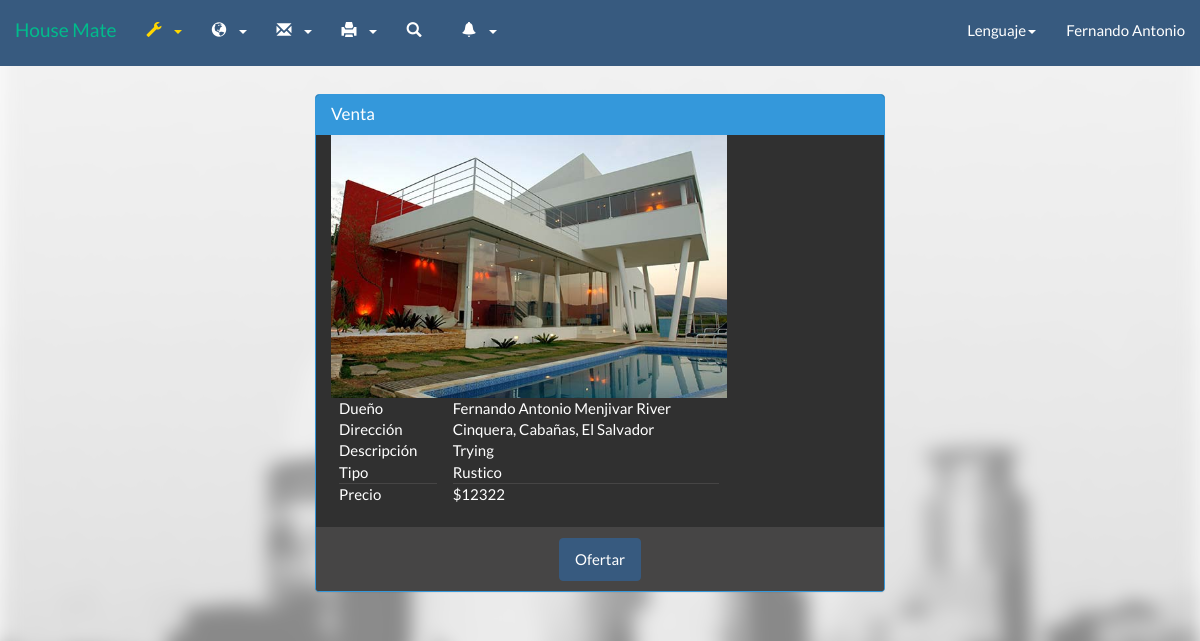
Before: /HouseMate2_2/inmueble.php?IdInmueble=2&tip=1 (signed in) with the older database file.
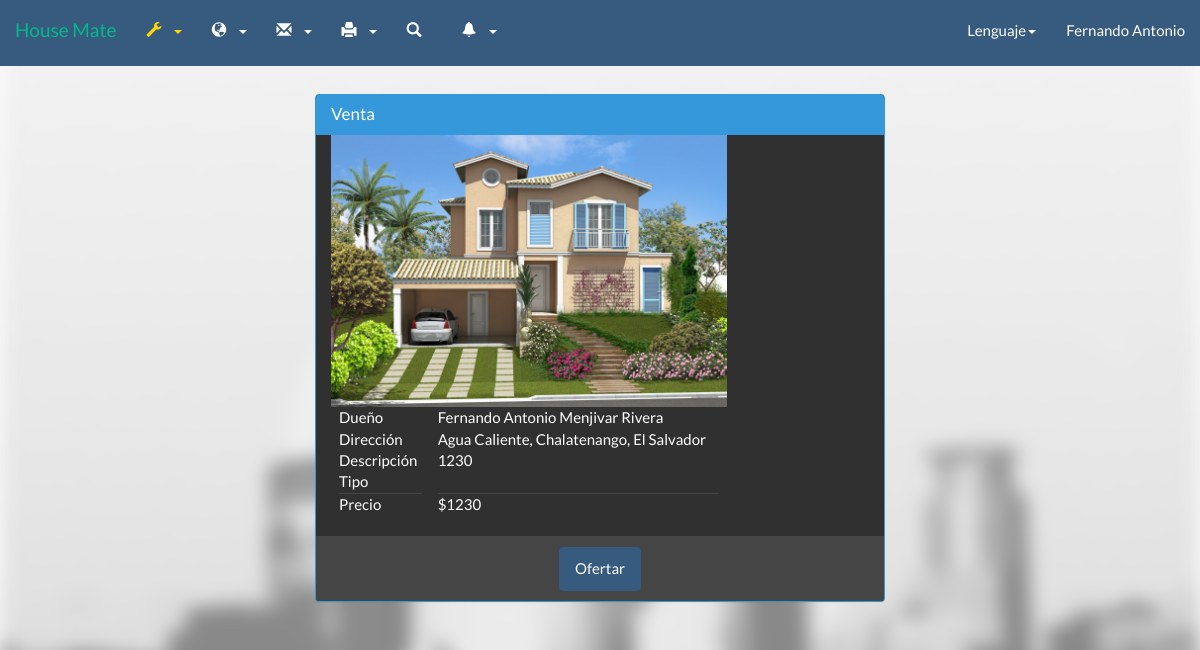
After: the same page with the newer database file.
### tables this page shows
CREATE TABLE IF NOT EXISTS `inmueble` (
  `IdInmueble` varchar(5) NOT NULL,
  `Dueno` varchar(5) DEFAULT NULL,
  `Direccion` varchar(140) NOT NULL,
  `Descripcion` varchar(140) NOT NULL,
  `VentaRenta` int(1) NOT NULL,
  `Tipopropiedad` int(1) NOT NULL,
  `Precio` varchar(20) NOT NULL,
  `Imagen` varchar(100) NOT NULL,
  `DescDire` text,
  `estado` varchar(1) NOT NULL,
  `areadeterreno` varchar(15) NOT NULL,
  `areadeconstruc` varchar(15) NOT NULL,
  `aprovado` varchar(1) NOT NULL,
  `age` varchar(2) NOT NULL,
  `valuo1` varchar(15) NOT NULL,
  `valuo2` varchar(15) NOT NULL,
  `total` varchar(20) NOT NULL,
  `remaining` varchar(2) NOT NULL
);

CREATE TABLE IF NOT EXISTS `tbusuario` (
  `idUsuario` varchar(5) NOT NULL DEFAULT '',
  `nombre` varchar(20) DEFAULT NULL,
  `apellido` varchar(20) DEFAULT NULL,
  `fechanac` date NOT NULL,
  `correo` varchar(50) DEFAULT NULL,
  `usuario` varchar(20) DEFAULT NULL,
  `contra` varchar(20) DEFAULT NULL,
  `tipo` int(1) DEFAULT NULL,
  `image` varchar(50) DEFAULT NULL
);

### HouseMate2_2/Call/Lenguaje/Idiomas/langes.php (called while the page is built, shortened)
<?php
$lang = array();
$lang['denor'] = "Resultado :";
$lang['Constr'] ="Construcción";
$lang['lot'] = "Lote";
$lang['lotvalue'] = "Valor de lote";
$lang['builvalue'] = "Valor construcción";
$lang['VU'] = "Valor unitario";
$lang['FE'] = "Estado de conservación";
$lang['FD'] = "Factor depreciación";
$lang['VNR'] = "Valor neto";
$lang['VNR'] = "Valor neto nuevo";
$lang['FFU'] = "Factor funcionalidad";
$lang['VUR'] = "Vida útil remanente";
$lang['ValuoR'] = "Valuar inmueble";
$lang['Valuo'] = "Valuar";
$lang['agev'] = "Vida útil";
$lang['ages'] = "Age";
$lang['age'] = "Edad de construcción";
$lang['NoTa'] = "Tags normales";
$lang['NoTa2'] = "Tags extras";
$lang['are'] = "Área";
$lang['area1'] = "Área de terreno";
$lang['area2'] = "Área construcción";
$lang['esta1'] = "Nuevo";
$lang['esta2'] = "Bueno";
$lang['esta3'] = "Medio";
$lang['esta4'] = "Regular";
$lang['esta5'] = "Reparaciones sencillas";
$lang['esta6'] = "Reparaciones medias";
$lang['esta7'] = "Reparaciones importantes";
$lang['esta8'] = "Reparaciones cruciales";
$lang['esta9'] = "En desecho";
$lang['esta10'] = "Inrreversible";
$lang['ME'] = "Modifciar empresa";
$lang['Titulo'] = "Título";
$lang['TY'] = "No puedes repetir un título";
$lang['Request'] = "Solicitar";
$lang['Start'] = "Inicio";
$lang['Anuncios'] = "Anuncio";
$lang['UpgradeM'] = "Mejorar";
$lang['accept'] = "Aceptar";
$lang['No'] = "Rechazar";
$lang['mensaje'] = "Mensaje";
$lang['YTE'] = "Ya tiene una empresa";
$lang['TE'] = "Tiene una empresa";
$lang['Need'] = "No tengo cuenta";
$lang['Page_title'] = 'House Mate';
$lang['Cuenta'] = 'Registrarse';
$lang['Acerca'] = 'Acerca de';
$lang['Config'] = 'Configuración';
$lang['Informacion'] = 'Información';
$lang['Solicitud'] = "Solicitud";
$lang['Status'] = "Estado";
$lang['aprovado'] = "Aprovado";
$lang['naprovado'] = "No aprovado";
$lang['compose'] = "Enviar";
$lang['nocuentaop'] = "Para poder acceder a estas funciones debes mejorar tu cuenta";
$lang['Aqui'] = "Aqui!!";
$lang['new-empresa'] = " esta interesado en ti";
$lang['res-empresa'] = "Solicitudes de empresas";
?>

### HouseMate2_2/inmueble.php (the view, shortened to what the changed rows need)
<!DOCTYPE HTML>
<?php
require ("Call/Lenguaje/lenguaje.php");
?>
<html>
<head>
   <?php
    include "Call/spr.php";
?>
</head>
<body>
<?php
if(isset($_SESSION['tip']))
{
	switch($_SESSION['tip'])
	{
		case 1:
		include("Header/barranav2.php");
		break;
	}
}
else
{
	include "Header/barranav0.php";
}
?>
<div id="main">
    <div class="row">
    <?php
        $casa = $_GET['IdInmueble'];
        $consulta = ( "select inmueble.*, tbusuario.IdUsuario, tbusuario.nombre, tbusuario.apellido from inmueble  left join tbusuario on inmueble.Dueno = tbusuario.idUsuario WHERE inmueble.IdInmueble = '$casa'");
        $cs = mysql_query($consulta);
        while ($row=mysql_fetch_array($cs)){
    ?>
        <div class="col-xs-12 col-sm-12 col-md-6 col-lg-6 col-xs-offset-0 col-sm-offset-0 col-md-offset-3 col-lg-offset-3 toppad" >
          <div class="panel panel-info">
            <div class="panel-heading">
                <h3 class="panel-title">
                    <?php
                        if($row['VentaRenta'] == "1"){
                            echo $lang['Venta'];
                        }
                        else{
                            echo $lang['Renta'];
                        }
                    ?>
                </h3>
            </div>
            <div class="panel-body">
            <center>
                  <div class="row">
                    <div class=" col-md-9 col-lg-9 ">
                        <img src="<?php echo $row['Imagen'] ?>" height="100%" width="100%">
                    <table class="table table-user-information">
                    <tbody>
                      <tr>
                        <td><?php echo $lang['Duen'];?></td>
                        <td><?php echo $row['nombre']." ".$row['apellido'] ?></td>
                      </tr>
                        <tr>
                        <td><?php echo $lang['Direccion'];?></td>
                        <td><?php echo $row['Direccion'] ?></td>
                        </tr>
                      <tr>
                        <td><?php echo $lang['Descripcion'];?></td>
                        <td><?php echo $row['Descripcion'] ?></td>
                      </tr>
                      <tr>
                        <td><?php echo $lang['tipo'];?></td>
                        <td><?php
                            if($row['Tipopropiedad'] == 1){
                                echo $lang['Urbana'];
                            }elseif($row['Tipopropiedad'] == 2){
                                echo $lang['Rustico'];
                            }
                            ?>
                        </td>
                      </tr>
                      <tr>
                        <td><hr><?php echo $lang['precio'];?></td>
                        <td><hr>$<?php echo $row['Precio'] ?></td>
                      </tr>
                    </tbody>
                  </table>
                    </div>
                  </div>
            </div>
            <div class="panel-footer">
                <center>
								<?php
                                if(isset($_SESSION['id']))
                                {
                                    $inmueble = $row['IdInmueble'];
                                    $link = "convenio.php?IdInmueble=".$inmueble;
                                    echo "<a href='".$link."' name='mejorar' class='btn btn-primary' >".$lang['Offer']."</a>";
                                }
                                else
                                {
                                    echo "<p> ".$lang['sin-cuenta']." <a name='crear' href='inicio.php'>".$lang['Crear-Cuenta']."</a></p>";
                                }
								?>
            <?php
                }
            ?>
                </center>
            </div>
            </div>
        </div>
        </div>
    </div>
</body>
</html>

Changed rows visible on the page:
changed inmueble "Fernando Antonio": Imagen: a different picture; tbusuario.apellido "Menjivar River" → "Menjivar Rivera"; Direccion "Cinquera, Cabañas, El Salvador" → "Agua Caliente, Chalatenango, El Salvador"; Descripcion "Trying" → "1230"; Precio "12322" → "1230"
